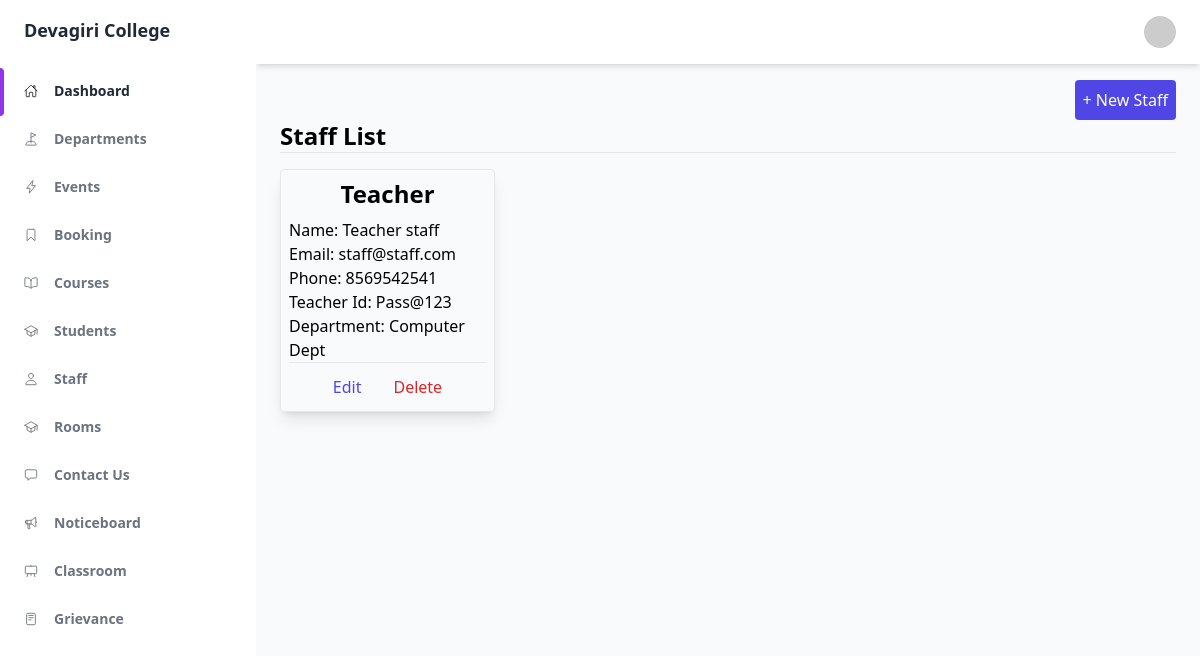
The page /administrator/staff/ (signed in) on the database its author committed.
### administrator/models.py (models this page shows)
class Staff(models.Model):
    BLOOD_GROUPS = (
        ('A+', 'A+'),
        ('A-', 'A-'),
        ('B+', 'B+'),
        ('B-', 'B-'),
        ('AB+', 'AB+'),
        ('AB-', 'AB-'),
        ('O+', 'O+'),
        ('O-', 'O-'),
    )
    SEMESTERS = (
        (1, '1'),
        (2, '2'),
        (3, '3'),
        (4, '4'),
        (5, '5'),
        (6, '6'),
        (7, '7'),
        (8, '8'),
    )
    id = models.BigAutoField(primary_key=True)
    user = models.ForeignKey(to=User, on_delete=models.CASCADE, related_name='staff_user')
    phone = models.CharField(max_length=15, blank=True, null=True)
    teacher_id = models.CharField(max_length=20, unique=True)
    department = models.ForeignKey(to=Department,on_delete=models.CASCADE)
    address = models.CharField(max_length=250, blank=True, null=True)
    blood_group = models.CharField(max_length=10, choices=BLOOD_GROUPS, blank=True, null=True)
    dob = models.DateField(blank=True, null=True)

class Department(models.Model):
    id = models.AutoField(primary_key=True)
    name = models.CharField(max_length=100, unique=True)
    phone = models.CharField(max_length=15, blank=True, null=True)
    email = models.EmailField()
    description = models.CharField(max_length = 250, blank=True, null=True)
    def __str__(self):
        return self.name

### accounts/models.py (models this page shows, shortened)
class User(AbstractBaseUser):
    id = models.BigAutoField(
        primary_key=True,
    )
    email = models.EmailField(
        verbose_name='email address',
        max_length=255,
        unique=True,
        validators=[
            validators.EmailValidator("Invalid Email")
        ]
    )
    first_name = models.CharField(
        max_length=50,
        verbose_name='First Name',
        blank=False,
        null=False,
        validators=[
            validators.MinLengthValidator(3, message="First name is too short"),
            validators.MaxLengthValidator(15, message="First name is too long"),
        ]
    )
    last_name = models.CharField(
        max_length=50,
        verbose_name='Last Name',
        blank=False,
        null=False,
        validators=[
            validators.MinLengthValidator(1, message="Last name is too short"),
            validators.MaxLengthValidator(15, message="Last name is too long"),
        ]
    )
    date_joined = models.DateTimeField(
        auto_now_add=True
    )
    last_updated = models.DateTimeField(
        auto_now=True
    )
    is_active = models.BooleanField(default=True)
    staff = models.BooleanField(default=False) # a admin user; non super-user
    admin = models.BooleanField(default=False) # a superuser
    instructor=models.BooleanField(default=False)
    student = models.BooleanField(default=True)
    has_confirmed_email = models.BooleanField(default=False)
    USERNAME_FIELD = 'email'
    REQUIRED_FIELDS = [] # Email & Password are required by default.
    objects = UserManager()
    failed_login_attempts = models.IntegerField(
        verbose_name='Login attempts',
        default=0,
        validators=[
            validators.MinValueValidator(0),
            validators.MaxValueValidator(100),
        ]
    )
    def get_full_name(self):
        return f'{self.first_name} {self.last_name}'

### administrator/views.py (the view)
# urls.py: path('staff/', StaffListView.as_view(), name='staff_list'),
class StaffListView(LoginRequiredMixin, UserPassesTestMixin, ListView):
    model = Staff
    template_name = "administrator/staff/list.html"
    queryset = Staff.objects.select_related('user')
    def test_func(self):
        return self.request.user.admin

### administrator/templates/administrator/staff/list.html (shortened to what this page needs)
{% extends 'master.html' %}
{% block content %}
<div class="flex">
    <a href="{% url 'staff_create' %}" class="ml-auto bg-indigo-600 p-2 rounded text-white">
        + New Staff
    </a>
</div>
<h1 class="font-bold text-2xl">Staff List</h1>
<hr />
<div class="container mt-4">
    <div class="grid grid-cols-4 gap-3">
        {% for i in object_list %}
        <div class="shadow-lg border rounded p-2 hover:shadow-xl transition">
            <h2 class="text-center font-semibold text-2xl">{{ i.user.first_name }}</h2>
            <div class="mt-2">
                <p>Name: {{ i.user.get_full_name }}</td>
                <p>Email: {{ i.user.email }}</td>
                <p>Phone: {{ i.phone }}</td>
                <p>Teacher Id: {{ i.teacher_id }}</td>
                <p>Department: {{ i.department }}</td>
            </div>
            <hr>
            <div class="mt-2 flex justify-center">
                <a href="{% url 'staff_edit' i.user_id %}" class="text-indigo-600 p-1 px-2 mx-2 hover:bg-indigo-600 hover:text-white transition rounded">
                    Edit
                </a>
                <a href="{% url 'staff_delete' i.user_id %}" class="text-red-600 p-1 px-2 mx-2 hover:bg-red-600 hover:text-white transition rounded">
                    Delete
                </a>
            </div>
        </div>
        {% endfor %}
    </div>
</div>
{% endblock content %}

### rows shown on the page
Staff: user.first_name "Teacher", user.get_full_name "Teacher staff", user.email "staff@staff.com", phone "8569542541", teacher_id "Pass@123", department "Computer Dept"
